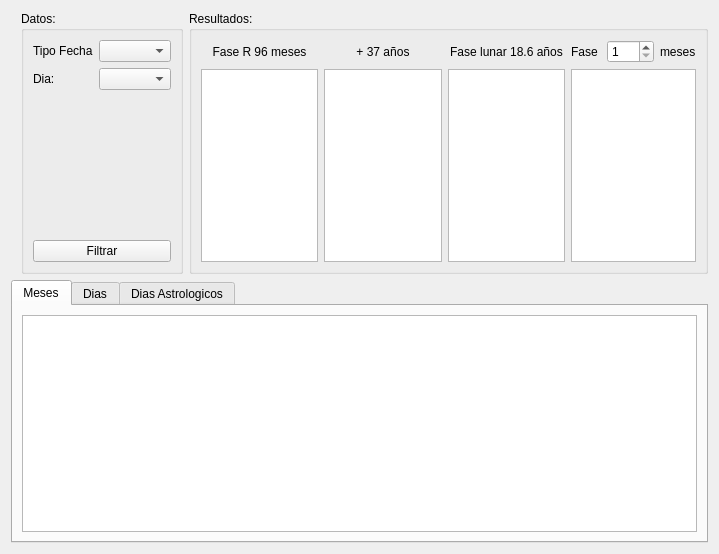
<?xml version="1.0" encoding="UTF-8"?>
<ui version="4.0">
 <class>processByCyclesWidget</class>
 <widget class="QWidget" name="processByCyclesWidget">
  <property name="geometry">
   <rect>
    <x>0</x>
    <y>0</y>
    <width>719</width>
    <height>554</height>
   </rect>
  </property>
  <property name="windowTitle">
   <string>Form</string>
  </property>
  <layout class="QVBoxLayout" name="verticalLayout_3">
   <item>
    <layout class="QHBoxLayout" name="horizontalLayout">
     <property name="leftMargin">
      <number>10</number>
     </property>
     <item>
      <widget class="QGroupBox" name="groupBox">
       <property name="title">
        <string>Datos:</string>
       </property>
       <layout class="QVBoxLayout" name="verticalLayout">
        <item>
         <layout class="QFormLayout" name="formLayout">
          <item row="0" column="0">
           <widget class="QLabel" name="tipoFechaLabel">
            <property name="text">
             <string>Tipo Fecha</string>
            </property>
           </widget>
          </item>
          <item row="0" column="1">
           <widget class="QComboBox" name="tipoFechaComboBox"/>
          </item>
          <item row="1" column="0">
           <widget class="QLabel" name="diaLabel">
            <property name="text">
             <string>Dia:</string>
            </property>
           </widget>
          </item>
          <item row="1" column="1">
           <widget class="QComboBox" name="diaComboBox"/>
          </item>
         </layout>
        </item>
        <item>
         <widget class="QPushButton" name="filterButton">
          <property name="text">
           <string>Filtrar</string>
          </property>
          <property name="icon">
           <iconset resource="resource.qrc">
            <normaloff>:/icons/icons/system-search-4.png</normaloff>:/icons/icons/system-search-4.png</iconset>
          </property>
         </widget>
        </item>
       </layout>
      </widget>
     </item>
     <item>
      <widget class="QGroupBox" name="groupBox_2">
       <property name="title">
        <string>Resultados:</string>
       </property>
       <layout class="QVBoxLayout" name="verticalLayout_2">
        <item>
         <layout class="QGridLayout" name="gridLayout">
          <item row="0" column="0">
           <widget class="QLabel" name="label">
            <property name="text">
             <string>Fase R 96 meses</string>
            </property>
            <property name="alignment">
             <set>Qt::AlignCenter</set>
            </property>
           </widget>
          </item>
          <item row="0" column="1">
           <widget class="QLabel" name="label_2">
            <property name="text">
             <string>+ 37 años</string>
            </property>
            <property name="alignment">
             <set>Qt::AlignCenter</set>
            </property>
           </widget>
          </item>
          <item row="0" column="2">
           <widget class="QLabel" name="label_3">
            <property name="text">
             <string>Fase lunar 18.6 años</string>
            </property>
            <property name="alignment">
             <set>Qt::AlignCenter</set>
            </property>
           </widget>
          </item>
          <item row="1" column="0">
           <widget class="QListView" name="phase96ListView"/>
          </item>
          <item row="1" column="1">
           <widget class="QListView" name="phase37ListView"/>
          </item>
          <item row="1" column="2">
           <widget class="QListView" name="phase19ListView"/>
          </item>
          <item row="1" column="3">
           <widget class="QListView" name="nMonthListView"/>
          </item>
          <item row="0" column="3">
           <layout class="QHBoxLayout" name="horizontalLayout_2">
            <property name="bottomMargin">
             <number>0</number>
            </property>
            <item>
             <widget class="QLabel" name="label_4">
              <property name="sizePolicy">
               <sizepolicy hsizetype="Maximum" vsizetype="Preferred">
                <horstretch>0</horstretch>
                <verstretch>0</verstretch>
               </sizepolicy>
              </property>
              <property name="text">
               <string>Fase </string>
              </property>
             </widget>
            </item>
            <item>
             <widget class="QSpinBox" name="nMonthSpinBox">
              <property name="sizePolicy">
               <sizepolicy hsizetype="Maximum" vsizetype="Fixed">
                <horstretch>0</horstretch>
                <verstretch>0</verstretch>
               </sizepolicy>
              </property>
              <property name="minimum">
               <number>1</number>
              </property>
              <property name="maximum">
               <number>200</number>
              </property>
             </widget>
            </item>
            <item>
             <widget class="QLabel" name="label_5">
              <property name="text">
               <string>meses</string>
              </property>
             </widget>
            </item>
           </layout>
          </item>
         </layout>
        </item>
       </layout>
      </widget>
     </item>
    </layout>
   </item>
   <item>
    <widget class="QTabWidget" name="tabWidget">
     <property name="currentIndex">
      <number>0</number>
     </property>
     <widget class="QWidget" name="tab">
      <attribute name="title">
       <string>Meses</string>
      </attribute>
      <layout class="QVBoxLayout" name="verticalLayout_4">
       <item>
        <widget class="FreezeTableWidget" name="monthTableView">
         <property name="editTriggers">
          <set>QAbstractItemView::NoEditTriggers</set>
         </property>
         <property name="selectionMode">
          <enum>QAbstractItemView::SingleSelection</enum>
         </property>
         <property name="selectionBehavior">
          <enum>QAbstractItemView::SelectRows</enum>
         </property>
         <property name="sortingEnabled">
          <bool>true</bool>
         </property>
        </widget>
       </item>
      </layout>
     </widget>
     <widget class="QWidget" name="tab_2">
      <attribute name="title">
       <string>Dias</string>
      </attribute>
      <layout class="QVBoxLayout" name="verticalLayout_5">
       <item>
        <widget class="FreezeTableWidget" name="daysTableView">
         <property name="editTriggers">
          <set>QAbstractItemView::NoEditTriggers</set>
         </property>
         <property name="selectionMode">
          <enum>QAbstractItemView::SingleSelection</enum>
         </property>
         <property name="selectionBehavior">
          <enum>QAbstractItemView::SelectRows</enum>
         </property>
         <property name="sortingEnabled">
          <bool>true</bool>
         </property>
        </widget>
       </item>
      </layout>
     </widget>
     <widget class="QWidget" name="tab_3">
      <attribute name="title">
       <string>Dias Astrologicos</string>
      </attribute>
      <layout class="QVBoxLayout" name="verticalLayout_6">
       <item>
        <widget class="FreezeTableWidget" name="astrologycalDaysTableView">
         <property name="editTriggers">
          <set>QAbstractItemView::NoEditTriggers</set>
         </property>
         <property name="selectionMode">
          <enum>QAbstractItemView::SingleSelection</enum>
         </property>
         <property name="selectionBehavior">
          <enum>QAbstractItemView::SelectRows</enum>
         </property>
         <property name="sortingEnabled">
          <bool>true</bool>
         </property>
        </widget>
       </item>
      </layout>
     </widget>
    </widget>
   </item>
  </layout>
 </widget>
 <customwidgets>
  <customwidget>
   <class>FreezeTableWidget</class>
   <extends>QTableView</extends>
   <header>freezetablewidget.h</header>
  </customwidget>
 </customwidgets>
 <resources>
  <include location="resource.qrc"/>
 </resources>
 <connections/>
</ui>
